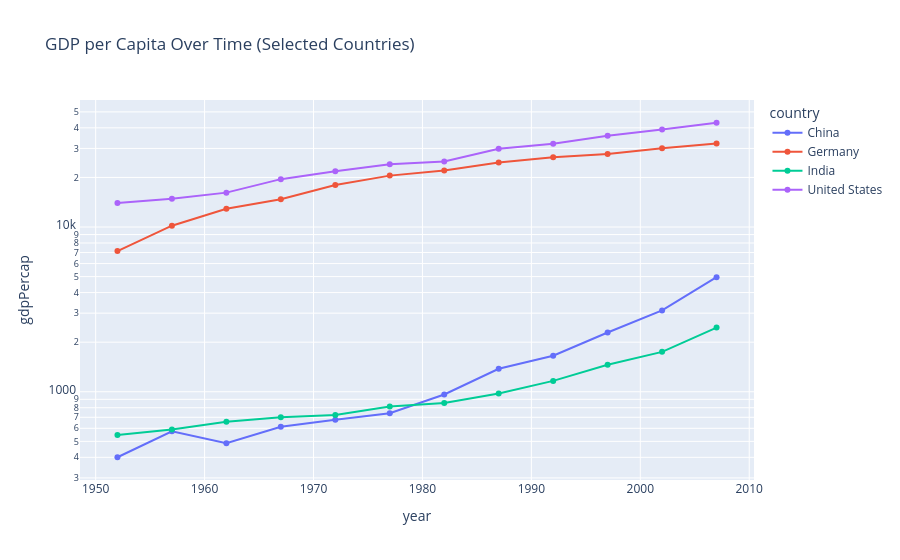

Notebook cell for this chart:
### Code cell
selected_countries = ['India', 'China', 'United States', 'Germany']
df_line = gapminder[gapminder['country'].isin(selected_countries)]
Gdp_percap_time_fig = px.line(df_line, x='year', y='gdpPercap', color='country',
 title='GDP per Capita Over Time (Selected Countries)',
 markers=True, log_y=True)
Gdp_percap_time_fig.show()

### Figure 1 — Plotly figure (JSON) as saved in the notebook; plotly's stock layout.template omitted (floating-point values rounded to 4 significant figures)
{"data": [{"hovertemplate": "country=China<br>year=%{x}<br>gdpPercap=%{y}<extra></extra>", "legendgroup": "China", "line": {"color": "#636efa", "dash": "solid"}, "marker": {"symbol": "circle"}, "mode": "lines+markers", "name": "China", "orientation": "v", "showlegend": true, "x": [1952, 1957, 1962, 1967, 1972, 1977, 1982, 1987, 1992, 1997, 2002, 2007], "xaxis": "x", "y": [400.4, 576.0, 487.7, 612.7, 676.9, 741.2, 962.4, 1379.0, 1656.0, 2289.0, 3119.0, 4959.0], "yaxis": "y", "type": "scatter"}, {"hovertemplate": "country=Germany<br>year=%{x}<br>gdpPercap=%{y}<extra></extra>", "legendgroup": "Germany", "line": {"color": "#EF553B", "dash": "solid"}, "marker": {"symbol": "circle"}, "mode": "lines+markers", "name": "Germany", "orientation": "v", "showlegend": true, "x": [1952, 1957, 1962, 1967, 1972, 1977, 1982, 1987, 1992, 1997, 2002, 2007], "xaxis": "x", "y": [7144.0, 10190.0, 12900.0, 14750.0, 18020.0, 20510.0, 22030.0, 24640.0, 26510.0, 27790.0, 30040.0, 32170.0], "yaxis": "y", "type": "scatter"}, {"hovertemplate": "country=India<br>year=%{x}<br>gdpPercap=%{y}<extra></extra>", "legendgroup": "India", "line": {"color": "#00cc96", "dash": "solid"}, "marker": {"symbol": "circle"}, "mode": "lines+markers", "name": "India", "orientation": "v", "showlegend": true, "x": [1952, 1957, 1962, 1967, 1972, 1977, 1982, 1987, 1992, 1997, 2002, 2007], "xaxis": "x", "y": [546.6, 590.1, 658.3, 700.8, 724.0, 813.3, 855.7, 976.5, 1164.0, 1459.0, 1747.0, 2452.0], "yaxis": "y", "type": "scatter"}, {"hovertemplate": "country=United States<br>year=%{x}<br>gdpPercap=%{y}<extra></extra>", "legendgroup": "United States", "line": {"color": "#ab63fa", "dash": "solid"}, "marker": {"symbol": "circle"}, "mode": "lines+markers", "name": "United States", "orientation": "v", "showlegend": true, "x": [1952, 1957, 1962, 1967, 1972, 1977, 1982, 1987, 1992, 1997, 2002, 2007], "xaxis": "x", "y": [13990.0, 14850.0, 16170.0, 19530.0, 21810.0, 24070.0, 25010.0, 29880.0, 32000.0, 35770.0, 39100.0, 42950.0], "yaxis": "y", "type": "scatter"}], "layout": {"xaxis": {"anchor": "y", "domain": [0.0, 1.0], "title": {"text": "year"}}, "yaxis": {"anchor": "x", "domain": [0.0, 1.0], "title": {"text": "gdpPercap"}, "type": "log"}, "legend": {"title": {"text": "country"}, "tracegroupgap": 0}, "title": {"text": "GDP per Capita Over Time (Selected Countries)"}}}
